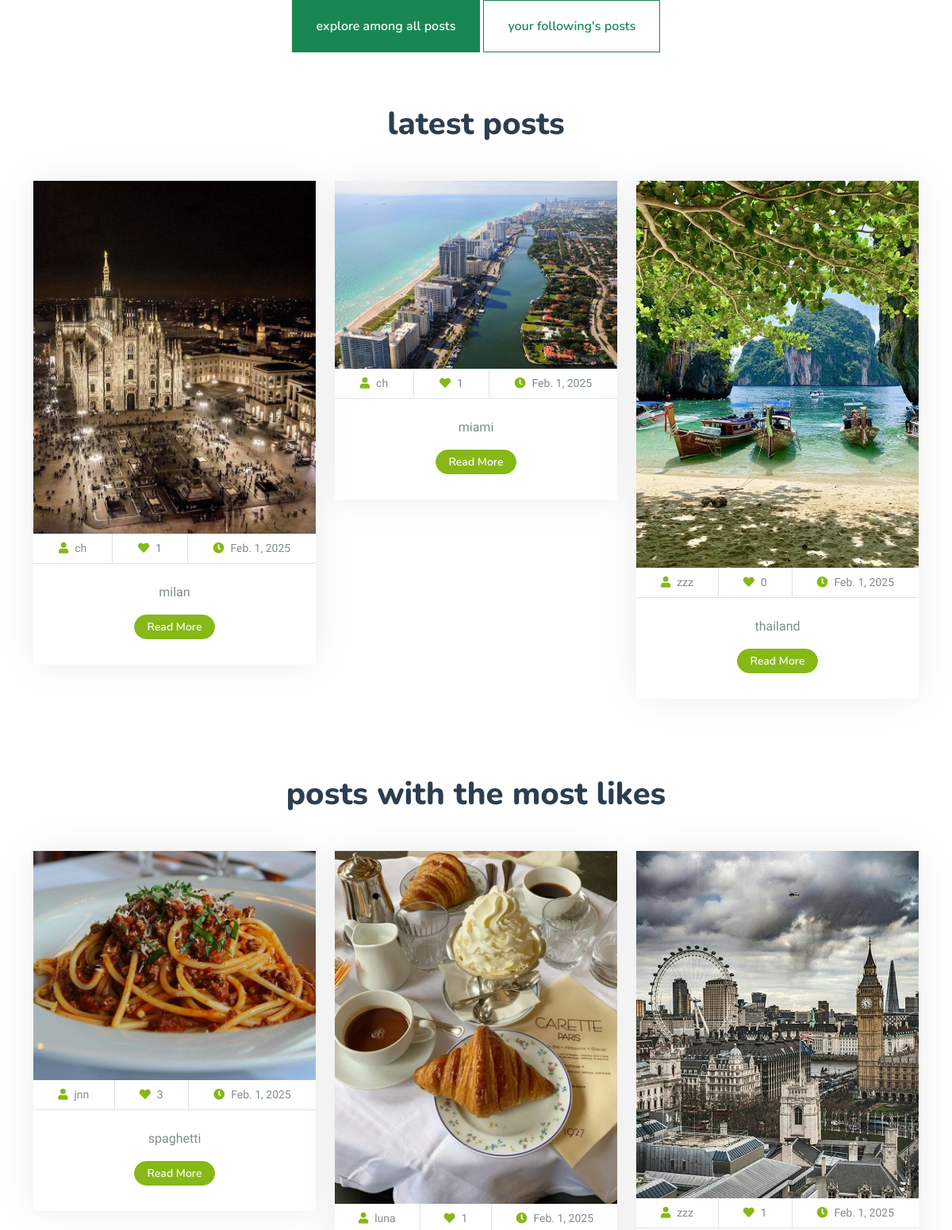
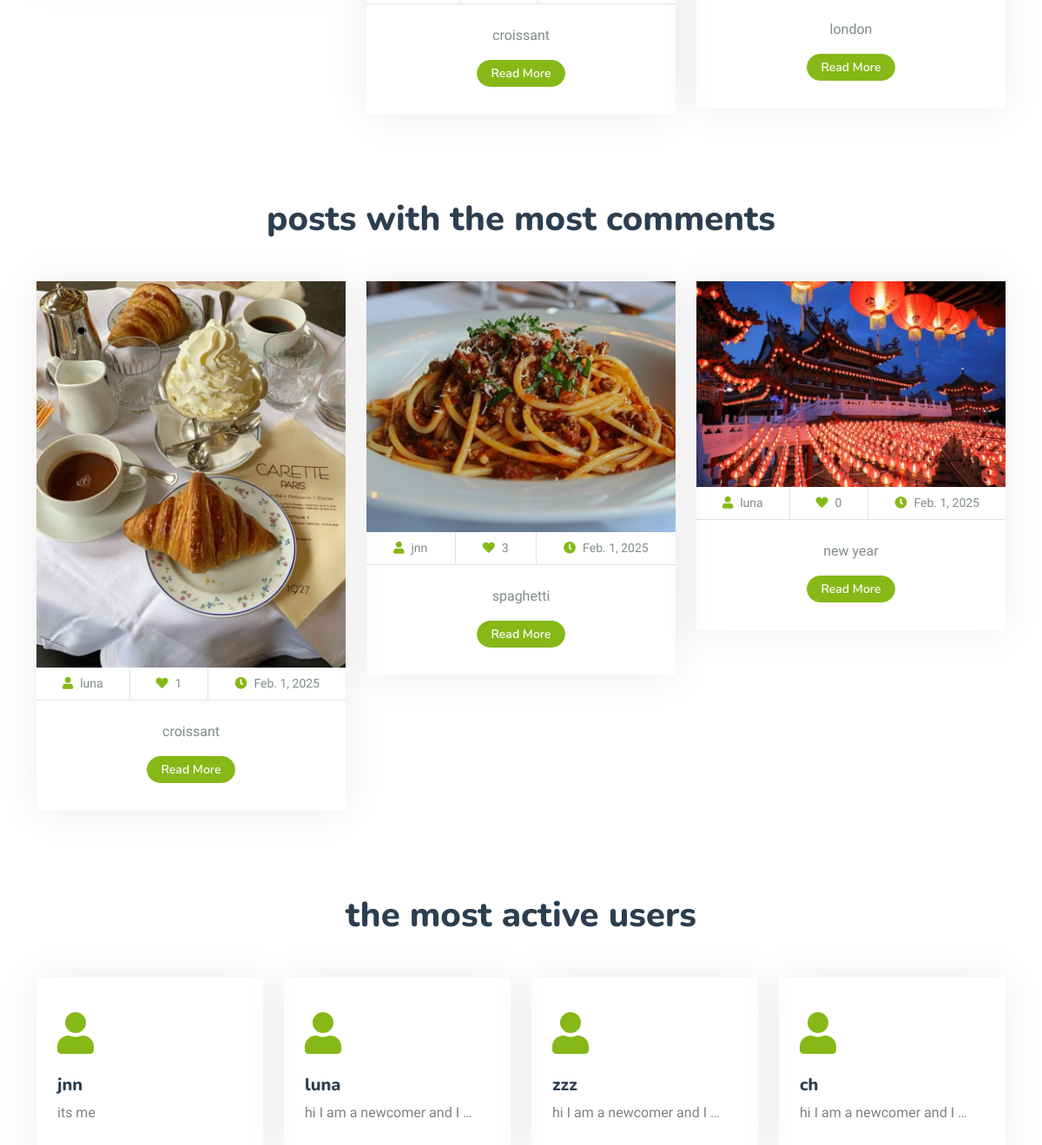
/explore, run on the app's committed database (2 pictures, top to bottom).
### post_module/models.py (models this page shows, shortened)
class Post(models.Model):
    user = models.ForeignKey(User, on_delete=models.CASCADE)
    title = models.CharField(max_length=200)
    text = models.TextField()
    publish = models.DateTimeField(auto_now_add=True)
    last_edit = models.DateTimeField(auto_now=True)
    image = models.ImageField(upload_to='posts_pic', blank=True, null=True)
    is_delete = models.BooleanField(default=False)

### user_module/models.py (models this page shows, shortened)
class User(AbstractUser):
    phone = models.IntegerField(verbose_name='your number', null=True, blank=True)
    email_active_code = models.CharField(max_length=100)
    following = models.ManyToManyField('self', through='Contact', related_name='followers', symmetrical=False)
    class Meta:
        verbose_name = 'user'
        verbose_name_plural = 'users'

### profile_module/models.py (models this page shows, shortened)
class Profile(models.Model):
    user = models.OneToOneField(User, on_delete=models.CASCADE, related_name='user_profile', blank=False, verbose_name='user')
    avatar = models.ImageField(upload_to='avatars', verbose_name='profile picture', null=True, blank=True)
    telegram = models.CharField(max_length=50, verbose_name='telegram link', null=True, blank=True)
    instagram = models.CharField(max_length=50, verbose_name='instagram link', null=True, blank=True)
    linkedin = models.CharField(max_length=50, verbose_name='linked-in link', null=True, blank=True)
    job = models.CharField(max_length=50, verbose_name='your job', null=True, blank=True)
    about = models.TextField(verbose_name='about you', null=True, blank=True)
    activity_score = models.PositiveIntegerField(verbose_name='activity score', default=0)
    saved_articles = models.ManyToManyField(Article, related_name='saved_by')
    liked_posts = models.ManyToManyField(Post, related_name='liked_by')
    class Meta:
        verbose_name = 'profile'
        verbose_name_plural = 'profiles'

### post_module/views.py (the view)
# urls.py: path('explore', views.ExploreView.as_view(), name='explore-page'),
class ExploreView(TemplateView):
    template_name = 'community/explore.html'
    def get_context_data(self, **kwargs):
        context = super().get_context_data()
        date = datetime.today()
        week = date.strftime("%V")
        month = date.strftime("%M")
        latest_post = Post.objects.filter(is_delete=False).order_by('-publish')[:3]
        week_most_liked_posts = Post.objects.filter(is_delete=False).annotate(like_count=-Count('liked_by')).order_by('like_count')[:3]
        week_most_comment_posts = Post.objects.filter(is_delete=False).annotate(comment_count=-Count('posted_comments')).order_by('comment_count')[:3]
        most_active_users = Profile.objects.filter(user__is_active=True).annotate(scores=Max('activity_score')).order_by('-scores')[:4]
        context['latest_post'] = latest_post
        context['week_most_liked_posts'] = week_most_liked_posts
        context['week_most_comment_posts'] = week_most_comment_posts
        context['most_active_users'] = most_active_users
        return context

### post_module/templates/community/explore.html (shortened to what this page needs)
{% extends 'base.html' %}
{% load thumbnail %}
{% block content %}
    <div class="text-center wow fadeInUp" data-wow-delay="0.1s"
         style="visibility: visible; animation-delay: 0.1s; animation-name: fadeInUp;">
        {% include 'community/components/posts-menu-component.html' %}
    </div>
    <div class="container-xxl py-5">
        <div class="container">
            <div class="text-center wow fadeInUp" data-wow-delay="0.1s"
                 style="visibility: visible; animation-delay: 0.1s; animation-name: fadeInUp;">
                <h1 class="mb-5">latest posts</h1>
            </div>
            <div class="row g-4 justify-content-center">
                {% for post in latest_post %}
                    <div class="col-lg-4 col-md-6 wow fadeInUp" data-wow-delay="0.1s"
                         style="visibility: visible; animation-delay: 0.1s; animation-name: fadeInUp;">
                        <div class="package-item">
                            <div class="overflow-hidden">
                                {% thumbnail post.image "400x300" crop="center" as im %}
                                    <img class="img-fluid" src="{{ im.url }}" alt="">
                                {% endthumbnail %}
                            </div>
                            <div class="d-flex border-bottom">
                                <small class="flex-fill text-center border-end py-2"><i
                                        class="fa fa-user text-primary me-2"></i>{{ post.user.username }}</small>
                                <small class="flex-fill text-center border-end py-2"><i
                                        class="fa fa-heart text-primary me-2"></i>{{ post.liked_by.count }}</small>
                                <small class="flex-fill text-center py-2"><i
                                        class="fa fa-clock text-primary me-2"></i>{{ post.publish | date }}</small>
                            </div>
                            <div class="text-center p-4">
                                <p>{{ post.title }}</p>
                                <div class="d-flex justify-content-center mb-2">
                                    <a href="{% url 'post-detail-page' post.id %}" class="btn btn-sm px-3 btn-primary"
                                       style="border-radius: 30px 30px;">Read More</a>
                                </div>
                            </div>
                        </div>
                    </div>
                {% endfor %}
            </div>
        </div>
    </div>
    <div class="container-xxl py-5">
        <div class="container">
            <div class="text-center wow fadeInUp" data-wow-delay="0.1s"
                 style="visibility: visible; animation-delay: 0.1s; animation-name: fadeInUp;">
                <h1 class="mb-5">posts with the most likes</h1>
            </div>
            <div class="row g-4 justify-content-center">
                {% for post in week_most_liked_posts %}
                    <div class="col-lg-4 col-md-6 wow fadeInUp" data-wow-delay="0.1s"
                         style="visibility: visible; animation-delay: 0.1s; animation-name: fadeInUp;">
                        <div class="package-item">
                            <div class="overflow-hidden">
                                {% thumbnail post.image "400x300" crop="center" as im %}
                                    <img class="img-fluid" src="{{ im.url }}" alt="">
                                {% endthumbnail %}
                            </div>
                            <div class="d-flex border-bottom">
                                <small class="flex-fill text-center border-end py-2"><i
                                        class="fa fa-user text-primary me-2"></i>{{ post.user.username }}</small>
                                <small class="flex-fill text-center border-end py-2"><i
                                        class="fa fa-heart text-primary me-2"></i>{{ post.liked_by.count }}</small>
                                <small class="flex-fill text-center py-2"><i
                                        class="fa fa-clock text-primary me-2"></i>{{ post.publish | date }}</small>
                            </div>
                            <div class="text-center p-4">
                                <p>{{ post.title }}</p>
                                <div class="d-flex justify-content-center mb-2">
                                    <a href="{% url 'post-detail-page' post.id %}" class="btn btn-sm btn-primary px-3"
                                       style="border-radius: 30px 30px;">Read More</a>
                                </div>
                            </div>
                        </div>
                    </div>
                {% endfor %}
            </div>
        </div>
    </div>
    <div class="container-xxl py-5">
        <div class="container">
            <div class="text-center wow fadeInUp" data-wow-delay="0.1s"
                 style="visibility: visible; animation-delay: 0.1s; animation-name: fadeInUp;">
                <h1 class="mb-5">posts with the most comments</h1>
            </div>
            <div class="row g-4 justify-content-center">
                {% for post in week_most_comment_posts %}
                    <div class="col-lg-4 col-md-6 wow fadeInUp" data-wow-delay="0.1s"
                         style="visibility: visible; animation-delay: 0.1s; animation-name: fadeInUp;">
                        <div class="package-item">
                            <div class="overflow-hidden">
                                {% thumbnail post.image "400x300" crop="center" as im %}
                                    <img class="img-fluid" src="{{ im.url }}" alt="">
                                {% endthumbnail %}
                            </div>
                            <div class="d-flex border-bottom">
                                <small class="flex-fill text-center border-end py-2"><i
                                        class="fa fa-user text-primary me-2"></i>{{ post.user.username }}</small>
                                <small class="flex-fill text-center border-end py-2"><i
                                        class="fa fa-heart text-primary me-2"></i>{{ post.liked_by.count }}</small>
                                <small class="flex-fill text-center py-2"><i
                                        class="fa fa-clock text-primary me-2"></i>{{ post.publish | date }}</small>
                            </div>
                            <div class="text-center p-4">
                                <p>{{ post.title }}</p>
                                <div class="d-flex justify-content-center mb-2">
                                    <a href="{% url 'post-detail-page' post.id %}" class="btn btn-sm btn-primary px-3"
                                       style="border-radius: 30px 30px;">Read More</a>
                                </div>
                            </div>
                        </div>
                    </div>
                {% endfor %}
            </div>
        </div>
    </div>
    <div class="container-xxl py-5">
        <div class="container">
            <div class="text-center wow fadeInUp" data-wow-delay="0.1s"
                 style="visibility: visible; animation-delay: 0.1s; animation-name: fadeInUp;">
                <h1 class="mb-5">the most active users</h1>
            </div>
            <div class="row g-4">
                {% for profile in most_active_users %}
                    <div class="col-lg-3 col-sm-6 wow fadeInUp" data-wow-delay="0.1s"
                         style="visibility: visible; animation-delay: 0.1s; animation-name: fadeInUp;">
                        <a href="{% url 'user-info' profile.user.username %}">
                            <div class="service-item rounded pt-3">
                                <div class="p-4">
                                    <i class="fa fa-3x fa-user text-primary mb-4"></i>
                                    <h5>{{ profile.user.username }}</h5>
                                    <p style="color: gray">{{ profile.about | truncatewords:7 }}</p>
                                </div>
                            </div>
                        </a>
                    </div>
                {% endfor %}
            </div>
        </div>
    </div>
{% endblock %}

### static/css/style.css (style rules this page uses)
:root { --primary: #86B817; --secondary: #FE8800; --light: #F5F5F5; --dark: #14141F; }
.btn { font-family: 'Nunito', sans-serif; font-weight: 600; transition: .5s; }
.btn.btn-primary, .btn.btn-secondary { color: #FFFFFF; }
.service-item { box-shadow: 0 0 45px rgba(0, 0, 0, .08); transition: .5s; }
.service-item * { transition: .5s; }
.package-item { box-shadow: 0 0 45px rgba(0, 0, 0, .08); }
.package-item img { transition: .5s; }

### data on the page
Post: shows a picture, user.username "ch", liked_by.count "1", publish "Feb. 1, 2025", title "milan"
Post: shows a picture, user.username "ch", liked_by.count "1", publish "Feb. 1, 2025", title "miami"
Post: shows a picture, user.username "zzz", liked_by.count "0", publish "Feb. 1, 2025", title "thailand"
Post: shows a picture, user.username "jnn", liked_by.count "3", publish "Feb. 1, 2025", title "spaghetti"
Post: shows a picture, user.username "luna", liked_by.count "1", publish "Feb. 1, 2025", title "croissant"
Post: shows a picture, user.username "zzz", liked_by.count "1", publish "Feb. 1, 2025", title "london"
Post: shows a picture, user.username "luna", liked_by.count "0", publish "Feb. 1, 2025", title "new year"
Profile: user.username "jnn", about "its me"
Profile: user.username "luna", about "hi I am a newcomer and I …"
Profile: user.username "zzz", about "hi I am a newcomer and I …"
Profile: user.username "ch", about "hi I am a newcomer and I …"
